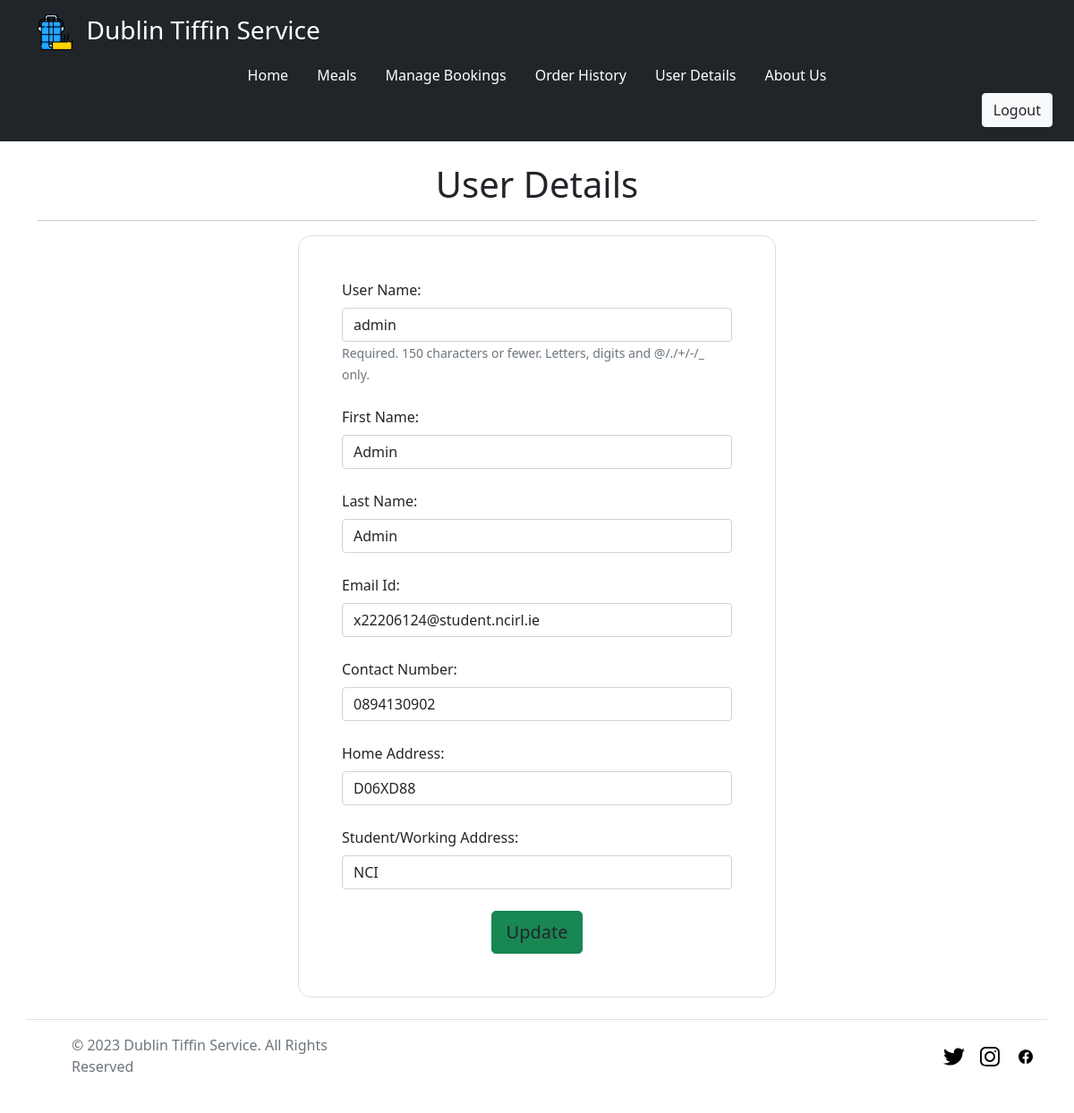
Screenshot of /user_details (signed in) with the database file from the repository.
### customuser/models.py (models this page shows, shortened)
class CustomUserAccountField(models.Model):
    user = models.OneToOneField(User, primary_key=True, on_delete=models.CASCADE)
    phone_number = models.CharField(max_length=15)
    home_address = models.CharField(max_length=100)
    dest_address = models.CharField(max_length=100)

### customuser/views.py (the view)
# urls.py: path('user_details', views.user_details, name='user_details'),
@login_required
@transaction.atomic
@require_http_methods(["GET", "POST"])
def user_details(request):
    if request.user.is_authenticated:
        if request.method == "POST":
            user_form = UserEditForm(request.POST, instance=request.user)
            custom_user_form = CustomUserForm(request.POST, instance=request.user.customuseraccountfield)
            print(user_form.is_valid(), custom_user_form.is_valid())
            if user_form.is_valid() and custom_user_form.is_valid():
                print('save 1')
                user_form.save()
                print('save 2')
                custom_user_form.save()
                print('save 3')
                return redirect('user_details')
            else:
                print(user_form.errors)
                pass #add exception hanndling for forms.
        else:
            user_form = UserEditForm(instance=request.user)
            custom_user_form = CustomUserForm(instance=request.user.customuseraccountfield)
        return render(request, 'customuser/user_details.html', {"u_form": user_form, "c_form": custom_user_form})

### customuser/forms.py
class UserEditForm(forms.ModelForm):
    class Meta:
        model = User
        fields = ("username", "first_name", "last_name", "email")
        labels = {
            "username": "User Name",
            "first_name": "First Name",
            "last_name": "Last Name",
            "email": "Email Id",
        }

class CustomUserForm(forms.ModelForm):
    class Meta:
        model = CustomUserAccountField
        fields = ("phone_number", "home_address", "dest_address")
        labels = {
            "phone_number": "Contact Number",
            "home_address": "Home Address",
            "dest_address": "Student/Working Address",
        }

### templates/customuser/user_details.html (shortened to what this page needs)
{% extends '_partials/base.html' %}
{% load static %}
{% block body %}
{% load widget_tweaks %}
<div class="container">
    <br>
    <h1 class="text-center">User Details</h1>
    <hr>
    <section class="vh-20 bg-image vh-20">
        <div class="mask d-flex align-items-center h-100 gradient-custom-2">
            <div class="container h-100">
                <div class="row d-flex justify-content-center align-items-center h-100">
                    <div class="col-12 col-md-9 col-lg-7 col-xl-6">
                        <div class="card" style="border-radius: 15px;">
                            <div class="card-body p-5">
                                <form method="POST">
                                    {% for field in u_form.visible_fields %}
                                        {% if field.name != "password" %}
                                            <div class="form-outline mb-4">
                                                <label class="form-label" for="id_username">{{ field.label_tag }}</label>
                                                {% render_field field class="form-control" %}
                                                {% if field.help_text %}
                                                <small class="form-text text-muted">{{ field.help_text }}</small>
                                                {% endif %}
                                            </div>
                                        {% endif %}
                                    {% endfor %}
                                    {% for field in c_form.visible_fields %}
                                        <div class="form-outline mb-4">
                                            <label class="form-label" for="id_username">{{ field.label_tag }}</label>
                                            {% render_field field class="form-control" %}
                                        </div>
                                    {% endfor %}
                                    <div class="d-flex justify-content-center">
                                        <button type="submit"
                                            class="btn btn-success btn-block btn-lg gradient-custom-4 text-body">Update</button>
                                    </div>
                                </form>
                            </div>
                        </div>
                    </div>
                </div>
            </div>
        </div>
    </section>
</div>
{% endblock %}

### rows the page displays
CustomUserAccountField: phone_number "0894130902" "D06XD88" "NCI"

### other values shown
{{ field.label_tag }} "User Name:" "First Name:" "Last Name:" "Email Id:"
{{ field.help_text }} "Required. 150 characters or fewer. Letters, digits and @/./+/-/_ only."
{{ field.label_tag }} "Contact Number:" "Home Address:" "Student/Working Address:"
